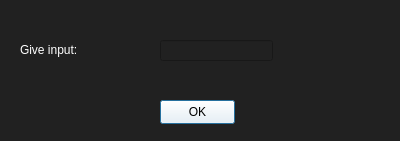
<?xml version="1.0" encoding="UTF-8"?>
<ui version="4.0">
 <class>Dialog</class>
 <widget class="QDialog" name="Dialog">
  <property name="geometry">
   <rect>
    <x>0</x>
    <y>0</y>
    <width>400</width>
    <height>141</height>
   </rect>
  </property>
  <property name="windowTitle">
   <string>Dialog</string>
  </property>
  <property name="styleSheet">
   <string notr="true">QWidget{
background-color:rgb(33,33,33);
color:#FFFFFF;
}
</string>
  </property>
  <widget class="QLineEdit" name="lineEdit">
   <property name="geometry">
    <rect>
     <x>160</x>
     <y>40</y>
     <width>113</width>
     <height>21</height>
    </rect>
   </property>
  </widget>
  <widget class="QLabel" name="label">
   <property name="geometry">
    <rect>
     <x>20</x>
     <y>40</y>
     <width>131</width>
     <height>20</height>
    </rect>
   </property>
   <property name="text">
    <string>Give input:</string>
   </property>
  </widget>
  <widget class="QPushButton" name="pushButton">
   <property name="geometry">
    <rect>
     <x>160</x>
     <y>100</y>
     <width>75</width>
     <height>24</height>
    </rect>
   </property>
   <property name="styleSheet">
    <string notr="true">background-color: rgb(255, 255, 255);
color: rgb(0, 0, 0);</string>
   </property>
   <property name="text">
    <string>OK</string>
   </property>
  </widget>
 </widget>
 <resources/>
 <connections/>
</ui>
